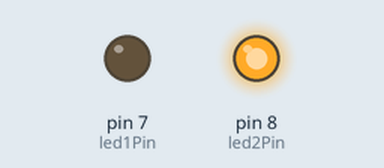
Recording of a sketch running on a simulated Arduino Uno, built with avr-gcc and run on an emulated ATmega328P. On the bench: output pins drawn as LEDs (lit = HIGH). What the sketch prints to the serial monitor is not drawn.

Above: at 0.1 s.
Timing chart, 0 to 1.6 s (numbered marks = the images above):
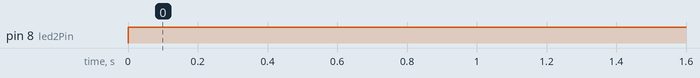

The sketch:

sketch04_04_serial_LED_2.ino
```cpp
/* 2つのLEDを交互に点滅 */

const int led1Pin = 7;
const int led2Pin = 8;

void setup() {
  Serial.begin(9600);
  pinMode(led1Pin, OUTPUT);
  pinMode(led2Pin, OUTPUT);
}

void loop() {
  digitalWrite(led1Pin, HIGH);
  digitalWrite(led2Pin, LOW);
  Serial.println("   *   ");
  Serial.println("  * *  ");
  Serial.println(" *   * ");
  Serial.println("*******");
  Serial.println("*     *");
  Serial.println("*     *");
  Serial.println();

  digitalWrite(led1Pin, LOW);
  digitalWrite(led2Pin, HIGH);
  delay(10000);
}
```

Measured:
- by itself, pin 8 (led2Pin): LOW → HIGH at 0.00 s
